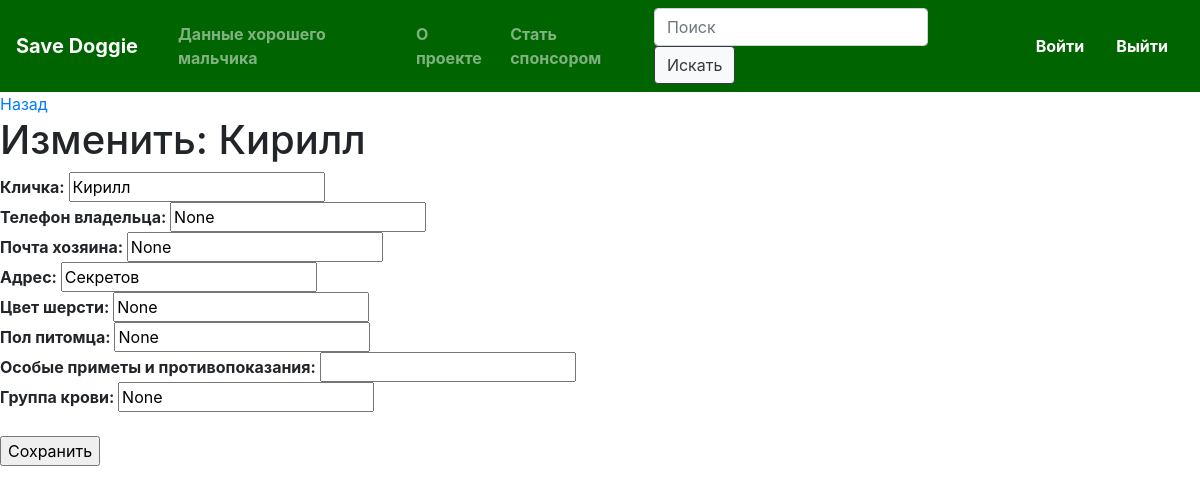
Page /edit?id=4 on the earlier database version.
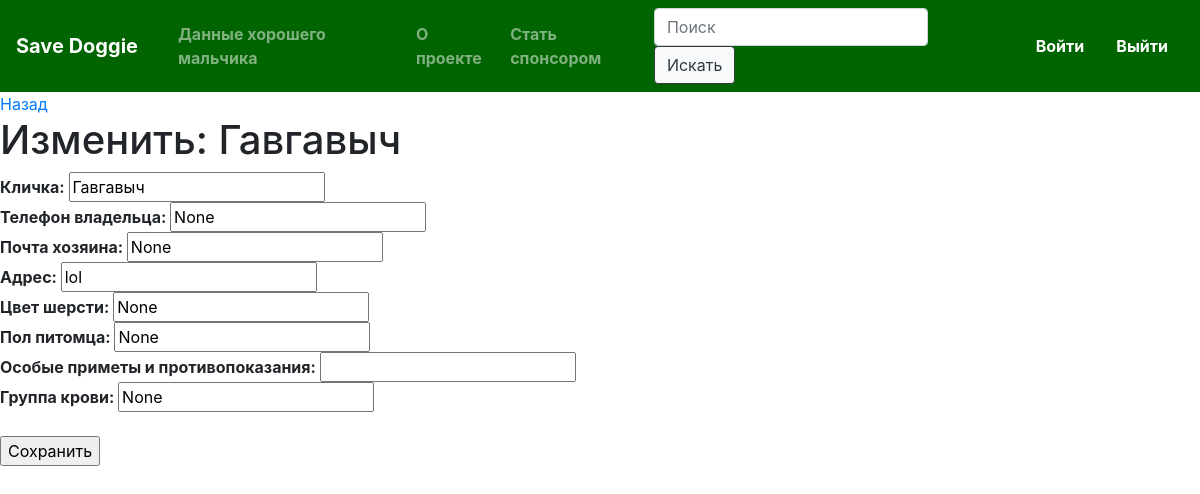
Same page on the later database version.
### crm/models.py (models this page shows, shortened)
class Student(models.Model):
    sex_types = (
        ('M', 'Man'),
        ('W', 'Woman')
    )
    name = models.CharField(max_length=30, null=True)
    surname = models.CharField(max_length=30, null=True)
    dadname = models.CharField(max_length=30, null=True)
    email = models.EmailField(null=True)
    description = models.TextField(default="")
    photo = models.FilePathField(null=True)
    sex = models.CharField(max_length=1, null=True, choices=sex_types)
    weight = models.FloatField(null=True)
    phone_number = models.CharField(max_length=12, null=True)

### crm/views.py (the view, shortened to what this page needs)
# urls.py: path('edit', edit),
def edit(request):
    if request.method == 'GET':
        id = request.GET.get('id')
        student = Student.objects.get(pk=id)
        return render(request, 'edit.html', {'student': student})

### crm/templates/edit.html (shortened to what this page needs)
{% extends 'base.html' %}
{% block content %}
<a href="/student?id={{ student.id }}">Назад</a>
<h1>Изменить: {{ student.name }}</h1>
<form action="/edit?id={{ student.id }}" method="post" enctype="multipart/form-data">
    <strong>Кличка: </strong> <input type="text" name="name" value="{{ student.name }}"/><br>
    <strong>Телефон владельца: </strong> <input type="text" name="phone_number" value="{{ student.phone_number }}"/><br>
    <strong>Почта хозяина: </strong> <input type="text" name="email" value="{{ student.email }}"/><br>
    <strong>Адрес: </strong> <input type="text" name="adress" value="{{ student.surname }}"/><br>
    <strong>Цвет шерсти: </strong> <input type="text" name="color" value="{{ student.dadname }}"/><br>
    <strong>Пол питомца: </strong> <input type="text" name="sex" value="{{ student.sex }}"/><br>
    <strong>Особые приметы и противопоказания: </strong> <input type="text" name="description" value="{{ student.description }}"/><br>
    <strong>Группа крови: </strong> <input type="text" name="blood" value="{{ student.weight }}"/><br>
{% endblock %}

Differences in the rows shown:
changed Student "None": name "Кирилл" → "Гавгавыч"; adress "Секретов" → "lol"
